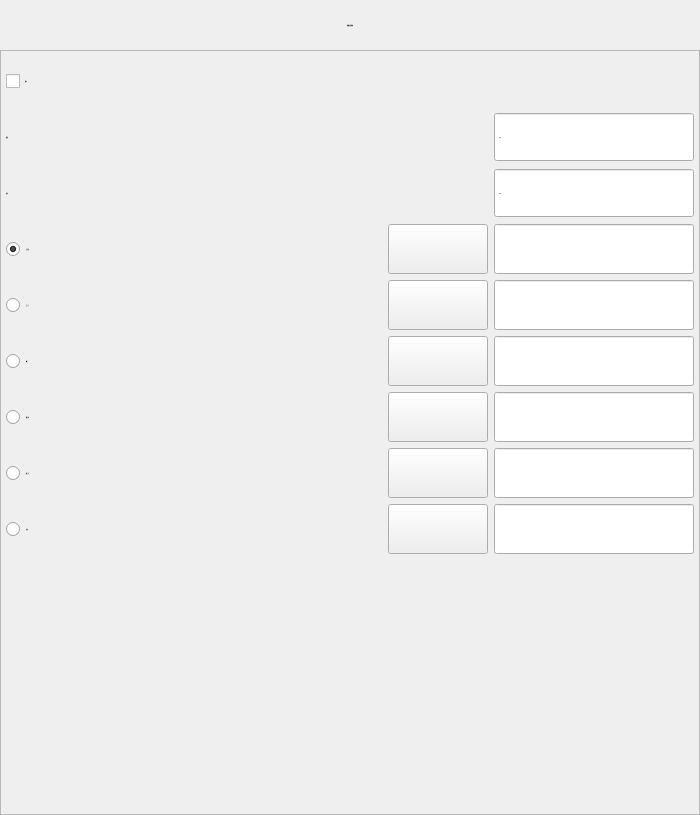
<?xml version="1.0" encoding="UTF-8"?>
<ui version="4.0">
 <class>FormActPos</class>
 <widget class="QWidget" name="FormActPos">
  <property name="windowModality">
   <enum>Qt::WindowModal</enum>
  </property>
  <property name="geometry">
   <rect>
    <x>0</x>
    <y>0</y>
    <width>700</width>
    <height>815</height>
   </rect>
  </property>
  <property name="minimumSize">
   <size>
    <width>700</width>
    <height>815</height>
   </size>
  </property>
  <property name="maximumSize">
   <size>
    <width>700</width>
    <height>815</height>
   </size>
  </property>
  <property name="font">
   <font>
    <family>微软雅黑</family>
    <pointsize>-1</pointsize>
    <weight>50</weight>
    <italic>false</italic>
    <bold>false</bold>
   </font>
  </property>
  <property name="windowTitle">
   <string notr="true">伺服定位</string>
  </property>
  <property name="toolTip">
   <string notr="true"/>
  </property>
  <property name="statusTip">
   <string notr="true"/>
  </property>
  <property name="whatsThis">
   <string notr="true"/>
  </property>
  <property name="accessibleName">
   <string notr="true"/>
  </property>
  <property name="accessibleDescription">
   <string notr="true"/>
  </property>
  <property name="styleSheet">
   <string notr="true">font: 28px &quot;微软雅黑&quot;;</string>
  </property>
  <property name="windowFilePath">
   <string notr="true"/>
  </property>
  <layout class="QVBoxLayout" name="verticalLayout">
   <property name="spacing">
    <number>0</number>
   </property>
   <property name="margin">
    <number>0</number>
   </property>
   <item>
    <widget class="QLabel" name="labelParaTitle">
     <property name="sizePolicy">
      <sizepolicy hsizetype="Preferred" vsizetype="Fixed">
       <horstretch>0</horstretch>
       <verstretch>0</verstretch>
      </sizepolicy>
     </property>
     <property name="minimumSize">
      <size>
       <width>0</width>
       <height>50</height>
      </size>
     </property>
     <property name="font">
      <font>
       <family>微软雅黑</family>
       <pointsize>-1</pointsize>
       <weight>50</weight>
       <italic>false</italic>
       <bold>false</bold>
      </font>
     </property>
     <property name="styleSheet">
      <string notr="true">QLabel#labelParaTitle
{
	color: black;
	border-image: url(:/img/widget/Panel.png) 0 4 0 4;
	border-left: 4px transparent;
	border-right: 4px transparent;
}
</string>
     </property>
     <property name="text">
      <string>伺服定位参数</string>
     </property>
     <property name="alignment">
      <set>Qt::AlignCenter</set>
     </property>
    </widget>
   </item>
   <item>
    <widget class="QFrame" name="frameActPos">
     <property name="font">
      <font>
       <family>微软雅黑</family>
       <pointsize>-1</pointsize>
       <weight>50</weight>
       <italic>false</italic>
       <bold>false</bold>
      </font>
     </property>
     <property name="styleSheet">
      <string notr="true"/>
     </property>
     <property name="frameShape">
      <enum>QFrame::StyledPanel</enum>
     </property>
     <property name="frameShadow">
      <enum>QFrame::Plain</enum>
     </property>
     <property name="IsMainArea" stdset="0">
      <bool>true</bool>
     </property>
     <layout class="QGridLayout" name="gridLayout">
      <property name="margin">
       <number>5</number>
      </property>
      <item row="4" column="0" colspan="2">
       <layout class="QHBoxLayout" name="horizontalLayout_3">
        <item>
         <widget class="xRadioButton" name="radioPaVer">
          <property name="sizePolicy">
           <sizepolicy hsizetype="Expanding" vsizetype="Fixed">
            <horstretch>0</horstretch>
            <verstretch>0</verstretch>
           </sizepolicy>
          </property>
          <property name="minimumSize">
           <size>
            <width>80</width>
            <height>50</height>
           </size>
          </property>
          <property name="maximumSize">
           <size>
            <width>16777215</width>
            <height>50</height>
           </size>
          </property>
          <property name="font">
           <font>
            <family>微软雅黑</family>
            <pointsize>-1</pointsize>
            <weight>50</weight>
            <italic>false</italic>
            <bold>false</bold>
           </font>
          </property>
          <property name="focusPolicy">
           <enum>Qt::NoFocus</enum>
          </property>
          <property name="text">
           <string notr="true">正上下</string>
          </property>
          <property name="iconSize">
           <size>
            <width>32</width>
            <height>32</height>
           </size>
          </property>
         </widget>
        </item>
        <item>
         <widget class="QPushButton" name="BtnPaVerSync">
          <property name="minimumSize">
           <size>
            <width>100</width>
            <height>50</height>
           </size>
          </property>
          <property name="text">
           <string/>
          </property>
          <property name="icon">
           <iconset resource="xPad.qrc">
            <normaloff>:/img/32X32/Sync.png</normaloff>:/img/32X32/Sync.png</iconset>
          </property>
          <property name="iconSize">
           <size>
            <width>48</width>
            <height>48</height>
           </size>
          </property>
         </widget>
        </item>
        <item>
         <widget class="xLineEdit" name="BoxPaVer">
          <property name="minimumSize">
           <size>
            <width>200</width>
            <height>50</height>
           </size>
          </property>
          <property name="maximumSize">
           <size>
            <width>200</width>
            <height>50</height>
           </size>
          </property>
          <property name="font">
           <font>
            <family>微软雅黑</family>
            <pointsize>-1</pointsize>
            <weight>50</weight>
            <italic>false</italic>
            <bold>false</bold>
           </font>
          </property>
          <property name="styleSheet">
           <string notr="true"/>
          </property>
          <property name="alignment">
           <set>Qt::AlignLeading|Qt::AlignLeft|Qt::AlignVCenter</set>
          </property>
          <property name="readOnly">
           <bool>true</bool>
          </property>
         </widget>
        </item>
       </layout>
      </item>
      <item row="3" column="0" colspan="2">
       <layout class="QHBoxLayout" name="horizontalLayout_2">
        <item>
         <widget class="xRadioButton" name="radioPaHor">
          <property name="sizePolicy">
           <sizepolicy hsizetype="Expanding" vsizetype="Fixed">
            <horstretch>0</horstretch>
            <verstretch>0</verstretch>
           </sizepolicy>
          </property>
          <property name="minimumSize">
           <size>
            <width>80</width>
            <height>50</height>
           </size>
          </property>
          <property name="maximumSize">
           <size>
            <width>16777215</width>
            <height>50</height>
           </size>
          </property>
          <property name="font">
           <font>
            <family>微软雅黑</family>
            <pointsize>-1</pointsize>
            <weight>50</weight>
            <italic>false</italic>
            <bold>false</bold>
           </font>
          </property>
          <property name="focusPolicy">
           <enum>Qt::NoFocus</enum>
          </property>
          <property name="text">
           <string notr="true">正引拔</string>
          </property>
          <property name="iconSize">
           <size>
            <width>32</width>
            <height>32</height>
           </size>
          </property>
          <property name="checked">
           <bool>true</bool>
          </property>
         </widget>
        </item>
        <item>
         <widget class="QPushButton" name="BtnPaHorSync">
          <property name="minimumSize">
           <size>
            <width>100</width>
            <height>50</height>
           </size>
          </property>
          <property name="text">
           <string/>
          </property>
          <property name="icon">
           <iconset resource="xPad.qrc">
            <normaloff>:/img/32X32/Sync.png</normaloff>:/img/32X32/Sync.png</iconset>
          </property>
          <property name="iconSize">
           <size>
            <width>48</width>
            <height>48</height>
           </size>
          </property>
         </widget>
        </item>
        <item>
         <widget class="xLineEdit" name="BoxPaHor">
          <property name="minimumSize">
           <size>
            <width>200</width>
            <height>50</height>
           </size>
          </property>
          <property name="maximumSize">
           <size>
            <width>200</width>
            <height>50</height>
           </size>
          </property>
          <property name="font">
           <font>
            <family>微软雅黑</family>
            <pointsize>-1</pointsize>
            <weight>50</weight>
            <italic>false</italic>
            <bold>false</bold>
           </font>
          </property>
          <property name="styleSheet">
           <string notr="true"/>
          </property>
          <property name="alignment">
           <set>Qt::AlignLeading|Qt::AlignLeft|Qt::AlignVCenter</set>
          </property>
          <property name="readOnly">
           <bool>true</bool>
          </property>
         </widget>
        </item>
       </layout>
      </item>
      <item row="12" column="0" colspan="2">
       <spacer name="verticalSpacer">
        <property name="orientation">
         <enum>Qt::Vertical</enum>
        </property>
        <property name="sizeHint" stdset="0">
         <size>
          <width>20</width>
          <height>40</height>
         </size>
        </property>
       </spacer>
      </item>
      <item row="1" column="0" colspan="2">
       <layout class="QHBoxLayout" name="horizontalLayout">
        <item>
         <widget class="QLabel" name="label_2">
          <property name="font">
           <font>
            <family>微软雅黑</family>
            <pointsize>-1</pointsize>
            <weight>50</weight>
            <italic>false</italic>
            <bold>false</bold>
           </font>
          </property>
          <property name="text">
           <string>速度：</string>
          </property>
         </widget>
        </item>
        <item>
         <widget class="xSpinBox" name="BoxSpeed">
          <property name="enabled">
           <bool>true</bool>
          </property>
          <property name="sizePolicy">
           <sizepolicy hsizetype="Fixed" vsizetype="Fixed">
            <horstretch>0</horstretch>
            <verstretch>0</verstretch>
           </sizepolicy>
          </property>
          <property name="minimumSize">
           <size>
            <width>200</width>
            <height>50</height>
           </size>
          </property>
          <property name="maximumSize">
           <size>
            <width>200</width>
            <height>50</height>
           </size>
          </property>
          <property name="font">
           <font>
            <family>微软雅黑</family>
            <pointsize>-1</pointsize>
            <weight>50</weight>
            <italic>false</italic>
            <bold>false</bold>
           </font>
          </property>
          <property name="focusPolicy">
           <enum>Qt::ClickFocus</enum>
          </property>
          <property name="alignment">
           <set>Qt::AlignLeading|Qt::AlignLeft|Qt::AlignVCenter</set>
          </property>
          <property name="readOnly">
           <bool>false</bool>
          </property>
          <property name="buttonSymbols">
           <enum>QAbstractSpinBox::NoButtons</enum>
          </property>
          <property name="specialValueText">
           <string notr="true"/>
          </property>
          <property name="keyboardTracking">
           <bool>false</bool>
          </property>
          <property name="suffix">
           <string notr="true">%</string>
          </property>
          <property name="prefix">
           <string notr="true"/>
          </property>
          <property name="minimum">
           <number>1</number>
          </property>
          <property name="maximum">
           <number>100</number>
          </property>
          <property name="value">
           <number>50</number>
          </property>
          <property name="HasBtn" stdset="0">
           <bool>true</bool>
          </property>
         </widget>
        </item>
       </layout>
      </item>
      <item row="2" column="0" colspan="2">
       <layout class="QHBoxLayout" name="horizontalLayout_8">
        <item>
         <widget class="QLabel" name="label">
          <property name="sizePolicy">
           <sizepolicy hsizetype="Expanding" vsizetype="Preferred">
            <horstretch>0</horstretch>
            <verstretch>0</verstretch>
           </sizepolicy>
          </property>
          <property name="minimumSize">
           <size>
            <width>100</width>
            <height>0</height>
           </size>
          </property>
          <property name="font">
           <font>
            <family>微软雅黑</family>
            <pointsize>-1</pointsize>
            <weight>50</weight>
            <italic>false</italic>
            <bold>false</bold>
           </font>
          </property>
          <property name="text">
           <string>延时：</string>
          </property>
          <property name="alignment">
           <set>Qt::AlignLeading|Qt::AlignLeft|Qt::AlignVCenter</set>
          </property>
         </widget>
        </item>
        <item>
         <widget class="xDoubleSpinBox" name="BoxDelay">
          <property name="enabled">
           <bool>true</bool>
          </property>
          <property name="sizePolicy">
           <sizepolicy hsizetype="Fixed" vsizetype="Fixed">
            <horstretch>0</horstretch>
            <verstretch>0</verstretch>
           </sizepolicy>
          </property>
          <property name="minimumSize">
           <size>
            <width>200</width>
            <height>50</height>
           </size>
          </property>
          <property name="maximumSize">
           <size>
            <width>200</width>
            <height>50</height>
           </size>
          </property>
          <property name="font">
           <font>
            <family>微软雅黑</family>
            <pointsize>-1</pointsize>
            <weight>50</weight>
            <italic>false</italic>
            <bold>false</bold>
           </font>
          </property>
          <property name="focusPolicy">
           <enum>Qt::ClickFocus</enum>
          </property>
          <property name="alignment">
           <set>Qt::AlignLeading|Qt::AlignLeft|Qt::AlignVCenter</set>
          </property>
          <property name="readOnly">
           <bool>false</bool>
          </property>
          <property name="buttonSymbols">
           <enum>QAbstractSpinBox::NoButtons</enum>
          </property>
          <property name="specialValueText">
           <string notr="true"/>
          </property>
          <property name="keyboardTracking">
           <bool>false</bool>
          </property>
          <property name="suffix">
           <string>s</string>
          </property>
          <property name="maximum">
           <double>9.990000000000000</double>
          </property>
          <property name="singleStep">
           <double>0.100000000000000</double>
          </property>
         </widget>
        </item>
       </layout>
      </item>
      <item row="5" column="0" colspan="2">
       <layout class="QHBoxLayout" name="horizontalLayout_4">
        <item>
         <widget class="xRadioButton" name="radioTravel">
          <property name="sizePolicy">
           <sizepolicy hsizetype="Expanding" vsizetype="Fixed">
            <horstretch>0</horstretch>
            <verstretch>0</verstretch>
           </sizepolicy>
          </property>
          <property name="minimumSize">
           <size>
            <width>80</width>
            <height>50</height>
           </size>
          </property>
          <property name="maximumSize">
           <size>
            <width>16777215</width>
            <height>50</height>
           </size>
          </property>
          <property name="font">
           <font>
            <family>微软雅黑</family>
            <pointsize>-1</pointsize>
            <weight>50</weight>
            <italic>false</italic>
            <bold>false</bold>
           </font>
          </property>
          <property name="focusPolicy">
           <enum>Qt::NoFocus</enum>
          </property>
          <property name="text">
           <string notr="true">横行 </string>
          </property>
          <property name="iconSize">
           <size>
            <width>32</width>
            <height>32</height>
           </size>
          </property>
         </widget>
        </item>
        <item>
         <widget class="QPushButton" name="BtnTrvSync">
          <property name="minimumSize">
           <size>
            <width>100</width>
            <height>50</height>
           </size>
          </property>
          <property name="text">
           <string/>
          </property>
          <property name="icon">
           <iconset resource="xPad.qrc">
            <normaloff>:/img/32X32/Sync.png</normaloff>:/img/32X32/Sync.png</iconset>
          </property>
          <property name="iconSize">
           <size>
            <width>48</width>
            <height>48</height>
           </size>
          </property>
         </widget>
        </item>
        <item>
         <widget class="xLineEdit" name="BoxTrv">
          <property name="minimumSize">
           <size>
            <width>200</width>
            <height>50</height>
           </size>
          </property>
          <property name="maximumSize">
           <size>
            <width>200</width>
            <height>50</height>
           </size>
          </property>
          <property name="font">
           <font>
            <family>微软雅黑</family>
            <pointsize>-1</pointsize>
            <weight>50</weight>
            <italic>false</italic>
            <bold>false</bold>
           </font>
          </property>
          <property name="styleSheet">
           <string notr="true"/>
          </property>
          <property name="alignment">
           <set>Qt::AlignLeading|Qt::AlignLeft|Qt::AlignVCenter</set>
          </property>
          <property name="readOnly">
           <bool>true</bool>
          </property>
         </widget>
        </item>
       </layout>
      </item>
      <item row="11" column="0" colspan="2">
       <layout class="QHBoxLayout" name="horizontalLayout_7">
        <item>
         <widget class="xRadioButton" name="radioOther">
          <property name="enabled">
           <bool>true</bool>
          </property>
          <property name="sizePolicy">
           <sizepolicy hsizetype="Expanding" vsizetype="Fixed">
            <horstretch>0</horstretch>
            <verstretch>0</verstretch>
           </sizepolicy>
          </property>
          <property name="minimumSize">
           <size>
            <width>80</width>
            <height>50</height>
           </size>
          </property>
          <property name="maximumSize">
           <size>
            <width>16777215</width>
            <height>50</height>
           </size>
          </property>
          <property name="font">
           <font>
            <family>微软雅黑</family>
            <pointsize>-1</pointsize>
            <weight>50</weight>
            <italic>false</italic>
            <bold>false</bold>
           </font>
          </property>
          <property name="focusPolicy">
           <enum>Qt::NoFocus</enum>
          </property>
          <property name="text">
           <string notr="true">扩展</string>
          </property>
          <property name="iconSize">
           <size>
            <width>32</width>
            <height>32</height>
           </size>
          </property>
         </widget>
        </item>
        <item>
         <widget class="QPushButton" name="BtnExtSync">
          <property name="minimumSize">
           <size>
            <width>100</width>
            <height>50</height>
           </size>
          </property>
          <property name="text">
           <string/>
          </property>
          <property name="icon">
           <iconset resource="xPad.qrc">
            <normaloff>:/img/32X32/Sync.png</normaloff>:/img/32X32/Sync.png</iconset>
          </property>
          <property name="iconSize">
           <size>
            <width>48</width>
            <height>48</height>
           </size>
          </property>
         </widget>
        </item>
        <item>
         <widget class="xLineEdit" name="BoxOther">
          <property name="minimumSize">
           <size>
            <width>200</width>
            <height>50</height>
           </size>
          </property>
          <property name="maximumSize">
           <size>
            <width>200</width>
            <height>50</height>
           </size>
          </property>
          <property name="font">
           <font>
            <family>微软雅黑</family>
            <pointsize>-1</pointsize>
            <weight>50</weight>
            <italic>false</italic>
            <bold>false</bold>
           </font>
          </property>
          <property name="styleSheet">
           <string notr="true"/>
          </property>
          <property name="alignment">
           <set>Qt::AlignLeading|Qt::AlignLeft|Qt::AlignVCenter</set>
          </property>
          <property name="readOnly">
           <bool>true</bool>
          </property>
         </widget>
        </item>
       </layout>
      </item>
      <item row="6" column="0" colspan="2">
       <layout class="QHBoxLayout" name="horizontalLayout_5">
        <item>
         <widget class="xRadioButton" name="radioRaHor">
          <property name="enabled">
           <bool>true</bool>
          </property>
          <property name="sizePolicy">
           <sizepolicy hsizetype="Expanding" vsizetype="Fixed">
            <horstretch>0</horstretch>
            <verstretch>0</verstretch>
           </sizepolicy>
          </property>
          <property name="minimumSize">
           <size>
            <width>80</width>
            <height>50</height>
           </size>
          </property>
          <property name="maximumSize">
           <size>
            <width>16777215</width>
            <height>50</height>
           </size>
          </property>
          <property name="font">
           <font>
            <family>微软雅黑</family>
            <pointsize>-1</pointsize>
            <weight>50</weight>
            <italic>false</italic>
            <bold>false</bold>
           </font>
          </property>
          <property name="focusPolicy">
           <enum>Qt::NoFocus</enum>
          </property>
          <property name="text">
           <string notr="true">副引拔</string>
          </property>
          <property name="iconSize">
           <size>
            <width>32</width>
            <height>32</height>
           </size>
          </property>
         </widget>
        </item>
        <item>
         <widget class="QPushButton" name="BtnRaHorSync">
          <property name="minimumSize">
           <size>
            <width>100</width>
            <height>50</height>
           </size>
          </property>
          <property name="text">
           <string/>
          </property>
          <property name="icon">
           <iconset resource="xPad.qrc">
            <normaloff>:/img/32X32/Sync.png</normaloff>:/img/32X32/Sync.png</iconset>
          </property>
          <property name="iconSize">
           <size>
            <width>48</width>
            <height>48</height>
           </size>
          </property>
         </widget>
        </item>
        <item>
         <widget class="xLineEdit" name="BoxRaHor">
          <property name="minimumSize">
           <size>
            <width>200</width>
            <height>50</height>
           </size>
          </property>
          <property name="maximumSize">
           <size>
            <width>200</width>
            <height>50</height>
           </size>
          </property>
          <property name="font">
           <font>
            <family>微软雅黑</family>
            <pointsize>-1</pointsize>
            <weight>50</weight>
            <italic>false</italic>
            <bold>false</bold>
           </font>
          </property>
          <property name="styleSheet">
           <string notr="true"/>
          </property>
          <property name="alignment">
           <set>Qt::AlignLeading|Qt::AlignLeft|Qt::AlignVCenter</set>
          </property>
          <property name="readOnly">
           <bool>true</bool>
          </property>
         </widget>
        </item>
       </layout>
      </item>
      <item row="7" column="0" colspan="2">
       <layout class="QHBoxLayout" name="horizontalLayout_6">
        <item>
         <widget class="xRadioButton" name="radioRaVer">
          <property name="enabled">
           <bool>true</bool>
          </property>
          <property name="sizePolicy">
           <sizepolicy hsizetype="Expanding" vsizetype="Fixed">
            <horstretch>0</horstretch>
            <verstretch>0</verstretch>
           </sizepolicy>
          </property>
          <property name="minimumSize">
           <size>
            <width>80</width>
            <height>50</height>
           </size>
          </property>
          <property name="maximumSize">
           <size>
            <width>16777215</width>
            <height>50</height>
           </size>
          </property>
          <property name="font">
           <font>
            <family>微软雅黑</family>
            <pointsize>-1</pointsize>
            <weight>50</weight>
            <italic>false</italic>
            <bold>false</bold>
           </font>
          </property>
          <property name="focusPolicy">
           <enum>Qt::NoFocus</enum>
          </property>
          <property name="text">
           <string notr="true">副上下</string>
          </property>
          <property name="iconSize">
           <size>
            <width>32</width>
            <height>32</height>
           </size>
          </property>
         </widget>
        </item>
        <item>
         <widget class="QPushButton" name="BtnRaVerSync">
          <property name="minimumSize">
           <size>
            <width>100</width>
            <height>50</height>
           </size>
          </property>
          <property name="text">
           <string/>
          </property>
          <property name="icon">
           <iconset resource="xPad.qrc">
            <normaloff>:/img/32X32/Sync.png</normaloff>:/img/32X32/Sync.png</iconset>
          </property>
          <property name="iconSize">
           <size>
            <width>48</width>
            <height>48</height>
           </size>
          </property>
         </widget>
        </item>
        <item>
         <widget class="xLineEdit" name="BoxRaVer">
          <property name="minimumSize">
           <size>
            <width>200</width>
            <height>50</height>
           </size>
          </property>
          <property name="maximumSize">
           <size>
            <width>200</width>
            <height>50</height>
           </size>
          </property>
          <property name="font">
           <font>
            <family>微软雅黑</family>
            <pointsize>-1</pointsize>
            <weight>50</weight>
            <italic>false</italic>
            <bold>false</bold>
           </font>
          </property>
          <property name="styleSheet">
           <string notr="true"/>
          </property>
          <property name="alignment">
           <set>Qt::AlignLeading|Qt::AlignLeft|Qt::AlignVCenter</set>
          </property>
          <property name="readOnly">
           <bool>true</bool>
          </property>
         </widget>
        </item>
       </layout>
      </item>
      <item row="0" column="0" colspan="2">
       <widget class="QCheckBox" name="checkOffset">
        <property name="minimumSize">
         <size>
          <width>0</width>
          <height>50</height>
         </size>
        </property>
        <property name="font">
         <font>
          <family>微软雅黑</family>
          <pointsize>-1</pointsize>
          <weight>50</weight>
          <italic>false</italic>
          <bold>false</bold>
         </font>
        </property>
        <property name="text">
         <string>相对</string>
        </property>
       </widget>
      </item>
     </layout>
    </widget>
   </item>
  </layout>
 </widget>
 <customwidgets>
  <customwidget>
   <class>xSpinBox</class>
   <extends>QSpinBox</extends>
   <header>xspinbox.h</header>
   <slots>
    <signal>clicked()</signal>
   </slots>
  </customwidget>
  <customwidget>
   <class>xRadioButton</class>
   <extends>QRadioButton</extends>
   <header>xradiobutton.h</header>
  </customwidget>
  <customwidget>
   <class>xDoubleSpinBox</class>
   <extends>QDoubleSpinBox</extends>
   <header>xdoublespinbox.h</header>
   <slots>
    <signal>clicked()</signal>
   </slots>
  </customwidget>
  <customwidget>
   <class>xLineEdit</class>
   <extends>QLineEdit</extends>
   <header>xlineedit.h</header>
   <slots>
    <signal>clicked()</signal>
   </slots>
  </customwidget>
 </customwidgets>
 <resources>
  <include location="xPad.qrc"/>
 </resources>
 <connections>
  <connection>
   <sender>BoxSpeed</sender>
   <signal>clicked()</signal>
   <receiver>FormActPos</receiver>
   <slot>inputSpeed()</slot>
   <hints>
    <hint type="sourcelabel">
     <x>184</x>
     <y>75</y>
    </hint>
    <hint type="destinationlabel">
     <x>187</x>
     <y>-38</y>
    </hint>
   </hints>
  </connection>
  <connection>
   <sender>BoxPaHor</sender>
   <signal>clicked()</signal>
   <receiver>FormActPos</receiver>
   <slot>inputPaHor()</slot>
   <hints>
    <hint type="sourcelabel">
     <x>186</x>
     <y>169</y>
    </hint>
    <hint type="destinationlabel">
     <x>147</x>
     <y>200</y>
    </hint>
   </hints>
  </connection>
  <connection>
   <sender>BoxPaVer</sender>
   <signal>clicked()</signal>
   <receiver>FormActPos</receiver>
   <slot>inputPaVer()</slot>
   <hints>
    <hint type="sourcelabel">
     <x>112</x>
     <y>170</y>
    </hint>
    <hint type="destinationlabel">
     <x>147</x>
     <y>200</y>
    </hint>
   </hints>
  </connection>
  <connection>
   <sender>BoxRaHor</sender>
   <signal>clicked()</signal>
   <receiver>FormActPos</receiver>
   <slot>inputRaHor()</slot>
   <hints>
    <hint type="sourcelabel">
     <x>112</x>
     <y>262</y>
    </hint>
    <hint type="destinationlabel">
     <x>147</x>
     <y>200</y>
    </hint>
   </hints>
  </connection>
  <connection>
   <sender>BoxRaVer</sender>
   <signal>clicked()</signal>
   <receiver>FormActPos</receiver>
   <slot>inputRaVer()</slot>
   <hints>
    <hint type="sourcelabel">
     <x>112</x>
     <y>308</y>
    </hint>
    <hint type="destinationlabel">
     <x>147</x>
     <y>200</y>
    </hint>
   </hints>
  </connection>
  <connection>
   <sender>BoxTrv</sender>
   <signal>clicked()</signal>
   <receiver>FormActPos</receiver>
   <slot>inputTravel()</slot>
   <hints>
    <hint type="sourcelabel">
     <x>112</x>
     <y>216</y>
    </hint>
    <hint type="destinationlabel">
     <x>147</x>
     <y>200</y>
    </hint>
   </hints>
  </connection>
  <connection>
   <sender>BoxOther</sender>
   <signal>clicked()</signal>
   <receiver>FormActPos</receiver>
   <slot>inputOther()</slot>
   <hints>
    <hint type="sourcelabel">
     <x>112</x>
     <y>354</y>
    </hint>
    <hint type="destinationlabel">
     <x>147</x>
     <y>200</y>
    </hint>
   </hints>
  </connection>
  <connection>
   <sender>BoxDelay</sender>
   <signal>clicked()</signal>
   <receiver>FormActPos</receiver>
   <slot>inputDelay()</slot>
   <hints>
    <hint type="sourcelabel">
     <x>668</x>
     <y>77</y>
    </hint>
    <hint type="destinationlabel">
     <x>394</x>
     <y>149</y>
    </hint>
   </hints>
  </connection>
  <connection>
   <sender>BtnExtSync</sender>
   <signal>clicked()</signal>
   <receiver>FormActPos</receiver>
   <slot>syncOther()</slot>
   <hints>
    <hint type="sourcelabel">
     <x>436</x>
     <y>487</y>
    </hint>
    <hint type="destinationlabel">
     <x>349</x>
     <y>407</y>
    </hint>
   </hints>
  </connection>
  <connection>
   <sender>BtnPaHorSync</sender>
   <signal>clicked()</signal>
   <receiver>FormActPos</receiver>
   <slot>syncPaHor()</slot>
   <hints>
    <hint type="sourcelabel">
     <x>436</x>
     <y>197</y>
    </hint>
    <hint type="destinationlabel">
     <x>349</x>
     <y>407</y>
    </hint>
   </hints>
  </connection>
  <connection>
   <sender>BtnPaVerSync</sender>
   <signal>clicked()</signal>
   <receiver>FormActPos</receiver>
   <slot>syncPaVer()</slot>
   <hints>
    <hint type="sourcelabel">
     <x>436</x>
     <y>255</y>
    </hint>
    <hint type="destinationlabel">
     <x>349</x>
     <y>407</y>
    </hint>
   </hints>
  </connection>
  <connection>
   <sender>BtnRaHorSync</sender>
   <signal>clicked()</signal>
   <receiver>FormActPos</receiver>
   <slot>syncRaHor()</slot>
   <hints>
    <hint type="sourcelabel">
     <x>436</x>
     <y>371</y>
    </hint>
    <hint type="destinationlabel">
     <x>349</x>
     <y>407</y>
    </hint>
   </hints>
  </connection>
  <connection>
   <sender>BtnRaVerSync</sender>
   <signal>clicked()</signal>
   <receiver>FormActPos</receiver>
   <slot>syncRaVer()</slot>
   <hints>
    <hint type="sourcelabel">
     <x>436</x>
     <y>429</y>
    </hint>
    <hint type="destinationlabel">
     <x>349</x>
     <y>407</y>
    </hint>
   </hints>
  </connection>
  <connection>
   <sender>BtnTrvSync</sender>
   <signal>clicked()</signal>
   <receiver>FormActPos</receiver>
   <slot>syncTravel()</slot>
   <hints>
    <hint type="sourcelabel">
     <x>436</x>
     <y>313</y>
    </hint>
    <hint type="destinationlabel">
     <x>349</x>
     <y>407</y>
    </hint>
   </hints>
  </connection>
 </connections>
 <slots>
  <slot>inputSpeed()</slot>
  <slot>inputPaHor()</slot>
  <slot>inputPaVer()</slot>
  <slot>inputTravel()</slot>
  <slot>syncPaHor()</slot>
  <slot>syncPaVer()</slot>
  <slot>syncTravel()</slot>
  <slot>UpdateWidgetState()</slot>
  <slot>inputRaHor()</slot>
  <slot>syncRaHor()</slot>
  <slot>inputRaVer()</slot>
  <slot>syncRaVer()</slot>
  <slot>inputOther()</slot>
  <slot>syncOther()</slot>
  <slot>inputDelay()</slot>
 </slots>
</ui>
